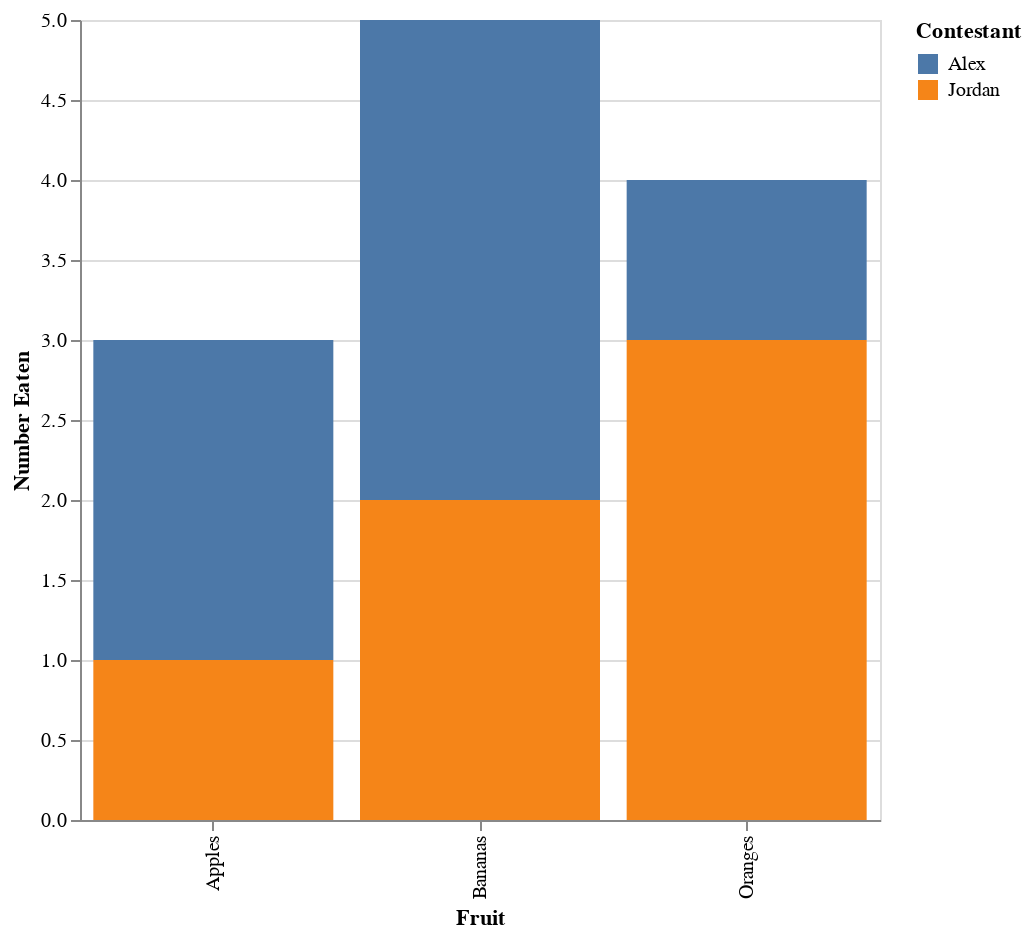

Specify this chart in Vega-Lite:
### Vega-Lite specification from a JSON file in a GitHub repository (floating-point values rounded to 4 significant figures)
{"$schema": "https://vega.github.io/schema/vega-lite/v5.json", "data": {"values": "Fruit,Contestant,Number Eaten\nApples,Alex,2\nOranges,Alex,1\nBananas,Alex,3\nApples,Jordan,1\nOranges,Jordan,3\nBananas,Jordan,2", "format": {"type": "csv"}}, "width": 400, "height": 400, "mark": "bar", "encoding": {"y": {"field": "Number Eaten", "type": "quantitative"}, "x": {"field": "Fruit"}, "color": {"field": "Contestant"}}}
